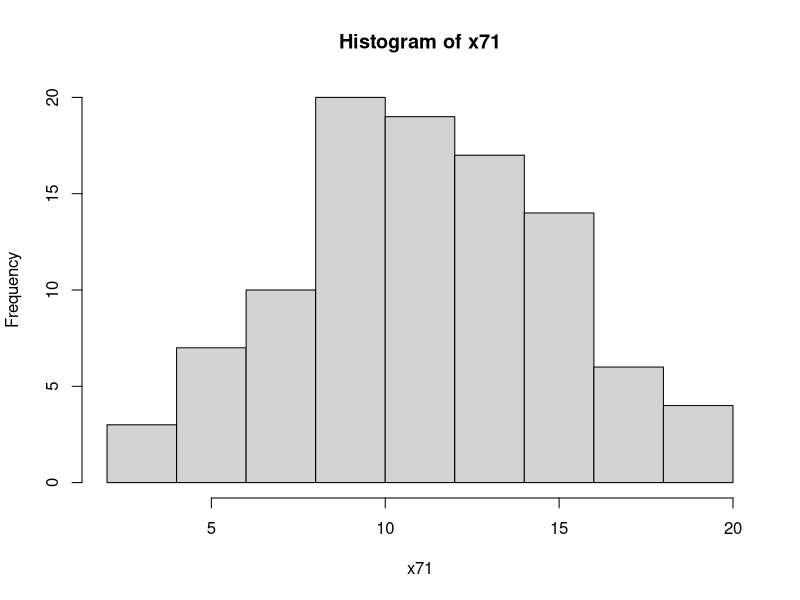
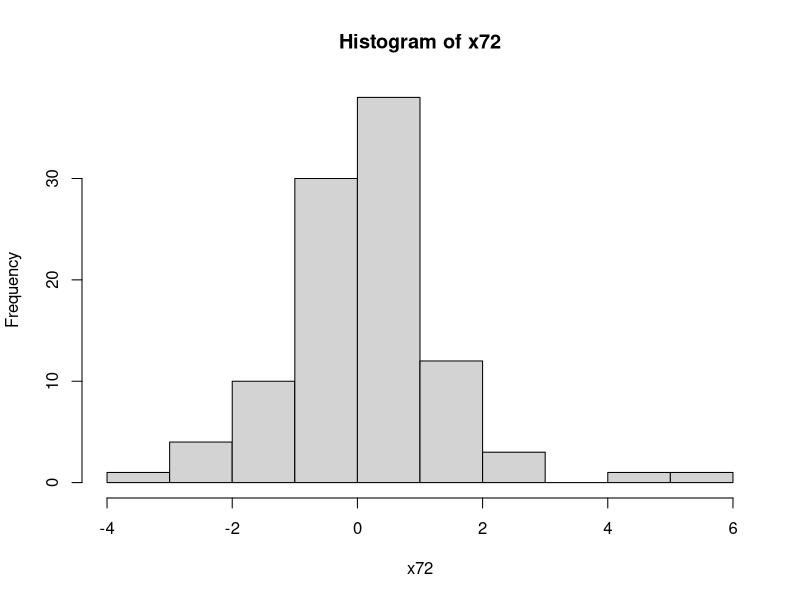
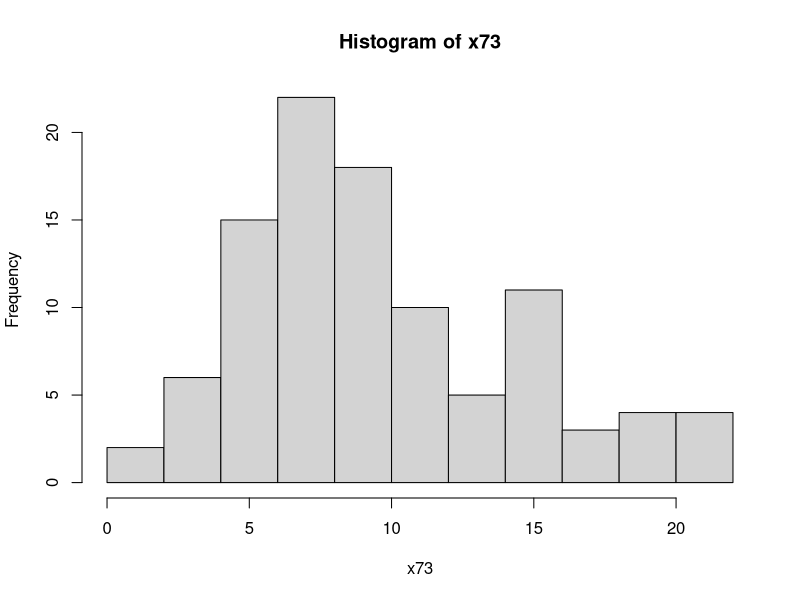
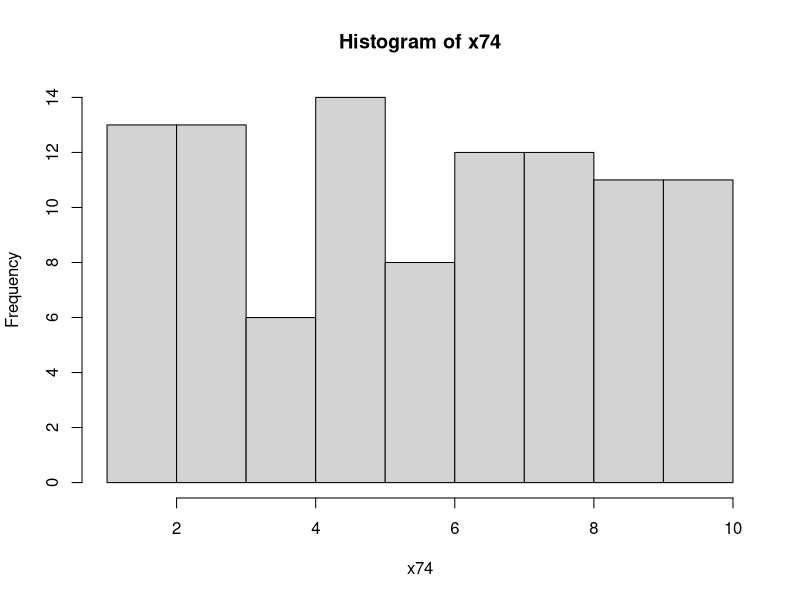

The R source for these figures, in order:
#GENEROWANIE
#a) ROZKŁAD NORMALNY
m = 10
s = 4
x71 =rnorm(100, m, s)
mean(x71)
sd(x71)
hist(x71)

#b)
k = 5
x72 = rt(100, k)
mean(x72)
sd(x72)
hist(x72)

#c)
k = 9
x73 = rchisq(100, k)
mean(x73)
sd(x73)
hist(x73)

#d) ROZKŁAD JEDNOSTAJNY
a = 1
b = 10
x74 = runif(100, a, b)
mean(x74)
sd(x74)
hist(x74)